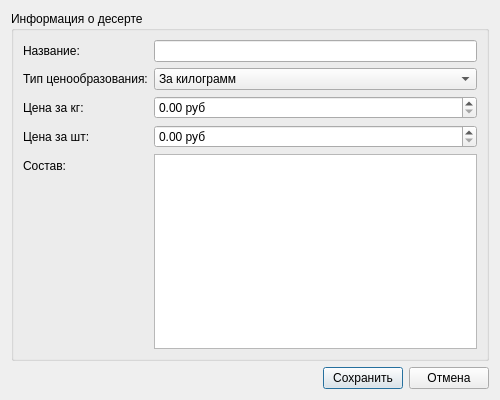
<?xml version="1.0" encoding="UTF-8"?>
<ui version="4.0">
 <class>DessertDialog</class>
 <widget class="QDialog" name="DessertDialog">
  <property name="geometry">
   <rect>
    <x>0</x>
    <y>0</y>
    <width>500</width>
    <height>400</height>
   </rect>
  </property>
  <property name="windowTitle">
   <string>Добавить/Редактировать десерт</string>
  </property>
  <layout class="QVBoxLayout" name="verticalLayout">
   <item>
    <widget class="QGroupBox" name="groupBox">
     <property name="title">
      <string>Информация о десерте</string>
     </property>
     <layout class="QFormLayout" name="formLayout">
      <item row="0" column="0">
       <widget class="QLabel" name="label">
        <property name="text">
         <string>Название:</string>
        </property>
       </widget>
      </item>
      <item row="0" column="1">
       <widget class="QLineEdit" name="nameEdit"/>
      </item>
      <item row="1" column="0">
       <widget class="QLabel" name="label_2">
        <property name="text">
         <string>Тип ценообразования:</string>
        </property>
       </widget>
      </item>
      <item row="1" column="1">
       <widget class="QComboBox" name="priceTypeCombo">
        <item>
         <property name="text">
          <string>За килограмм</string>
         </property>
        </item>
        <item>
         <property name="text">
          <string>За штуку</string>
         </property>
        </item>
        <item>
         <property name="text">
          <string>Оба варианта</string>
         </property>
        </item>
       </widget>
      </item>
      <item row="2" column="0">
       <widget class="QLabel" name="label_3">
        <property name="text">
         <string>Цена за кг:</string>
        </property>
       </widget>
      </item>
      <item row="2" column="1">
       <widget class="QDoubleSpinBox" name="priceKgEdit">
        <property name="suffix">
         <string> руб</string>
        </property>
        <property name="maximum">
         <double>10000.000000000000000</double>
        </property>
       </widget>
      </item>
      <item row="3" column="0">
       <widget class="QLabel" name="label_4">
        <property name="text">
         <string>Цена за шт:</string>
        </property>
       </widget>
      </item>
      <item row="3" column="1">
       <widget class="QDoubleSpinBox" name="priceUnitEdit">
        <property name="suffix">
         <string> руб</string>
        </property>
        <property name="maximum">
         <double>1000.000000000000000</double>
        </property>
       </widget>
      </item>
      <item row="4" column="0">
       <widget class="QLabel" name="label_5">
        <property name="text">
         <string>Состав:</string>
        </property>
       </widget>
      </item>
      <item row="4" column="1">
       <widget class="QTextEdit" name="compositionEdit"/>
      </item>
     </layout>
    </widget>
   </item>
   <item>
    <layout class="QHBoxLayout" name="horizontalLayout">
     <item>
      <spacer name="horizontalSpacer">
       <property name="orientation">
        <enum>Qt::Horizontal</enum>
       </property>
       <property name="sizeHint" stdset="0">
        <size>
         <width>40</width>
         <height>20</height>
        </size>
       </property>
      </spacer>
     </item>
     <item>
      <widget class="QPushButton" name="saveBtn">
       <property name="text">
        <string>Сохранить</string>
       </property>
      </widget>
     </item>
     <item>
      <widget class="QPushButton" name="cancelBtn">
       <property name="text">
        <string>Отмена</string>
       </property>
      </widget>
     </item>
    </layout>
   </item>
  </layout>
 </widget>
 <resources/>
 <connections/>
</ui>
